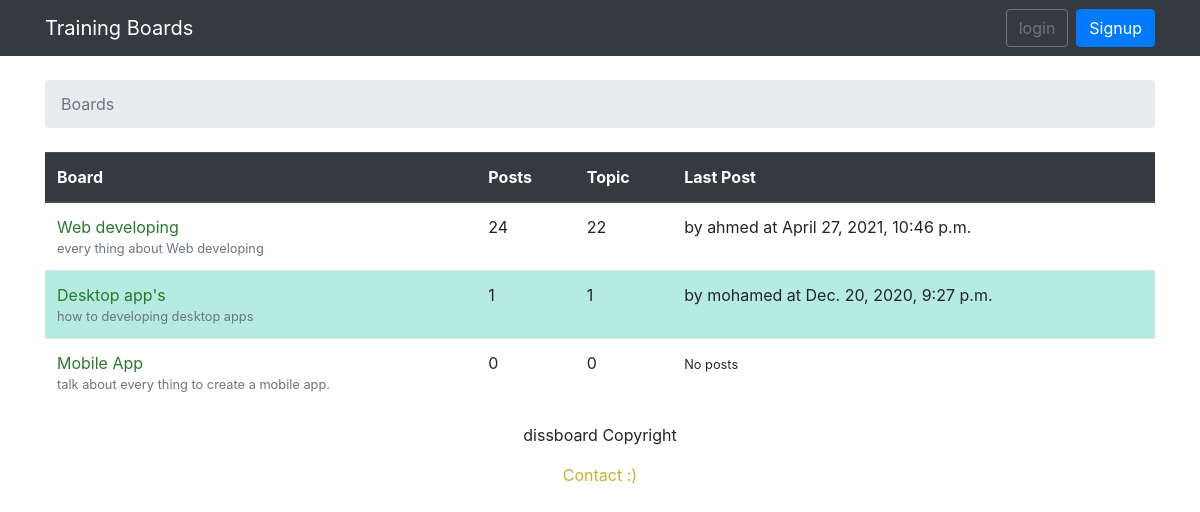
The page / on the database its author committed.
### boards/models.py (models this page shows, shortened)
class Board(models.Model):
    name = models.CharField(unique=True, max_length=50)
    description = models.CharField(max_length=150)
    def get_post_count(self):
        return Post.objects.filter(topic__board=self).count()
    def get_last_post(self):
        return  Post.objects.filter(topic__board=self).order_by('-created_dt').first()

class Post(models.Model):
    message = RichTextUploadingField()
    topic = models.ForeignKey(Topic, related_name= 'posts', on_delete=models.CASCADE)
    created_by = models.ForeignKey(User, related_name= 'posts', on_delete=models.CASCADE)
    created_dt = models.DateTimeField(auto_now_add=True)
    updated_by = models.ForeignKey(User, null=True, related_name='+', on_delete=models.CASCADE)
    updated_dt = models.DateTimeField(null=True)

### boards/views.py (the view)
# urls.py: path('',views.BoardListView.as_view(),name='home'),
class BoardListView(ListView):
    model = Board
    context_object_name = 'boards'
    template_name = 'home.html'

### templates/home.html (shortened to what this page needs)
{% extends 'base.html' %}
{% block  breadcrumb %}
<li class="breadcrumb-item active"> Boards </li>
{% endblock breadcrumb %}
{% block content %}
            <table class="table">
                   <thead class="thead-dark">
                        <tr>
                           <th>Board</th>
                           <th>Posts</th>
                           <th>Topic</th>
                           <th>Last Post</th>
                        </tr>
                   </thead>
                   <tbody>
                       {% for board in boards%}
                           <tr>
                             <td><a style="color: #29792d;" href="{%url 'board_topics' board.pk %}"> {{board.name}}</a>
                             <small class="text-muted d-block">{{board.description}}</small>
                             </td>
                             <td>{{board.get_post_count}}</td>
                             <td>{{board.topics.count}}</td>
                             <td>
                                {% with post=board.get_last_post%}
                                  {%if post%}
                                   by {{post.created_by.username}} at {{post.created_dt}}
                                  {%else%}
                                     <small> No posts </small>
                                  {%endif%}
                                {%endwith%}
                             </td>
                           </tr>
                        {% endfor %}
                  </tbody>
            </table>
            {% endblock content %}

### rows shown on the page
Board: name "Web developing", description "every thing about Web developing", get_post_count "24", topics.count "22", get_last_post.created_by.username "ahmed", get_last_post.created_dt "April 27, 2021, 10:46 p.m."
Board: name "Desktop app's", description "how to developing desktop apps", get_post_count "1", topics.count "1", get_last_post.created_by.username "mohamed", get_last_post.created_dt "Dec. 20, 2020, 9:27 p.m."
Board: name "Mobile App", description "talk about every thing to create a mobile app.", get_post_count "0", topics.count "0", shows "No posts"
